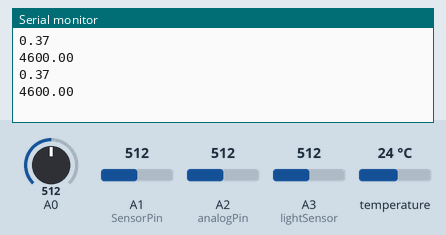
This sketch was run on a simulated Arduino Uno, built with avr-gcc and run on an emulated ATmega328P. On the bench: the last lines printed to the serial monitor. Inputs (shaded band) come from the test bench; at power-on: A2 (analogPin) = 512, A0 = 512, A1 (SensorPin) = 512, A3 (lightSensor) = 512, temperature 24 °C.

Above: at 7.3 s.
7.4 s: A2 (analogPin) set to 716
At 13.2 s:
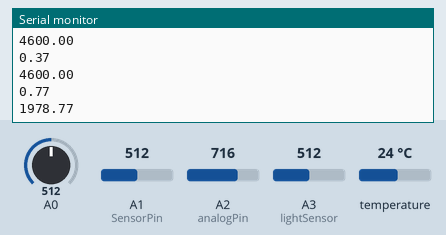
14.2 s: A2 (analogPin) set to 992
At 19.4 s:
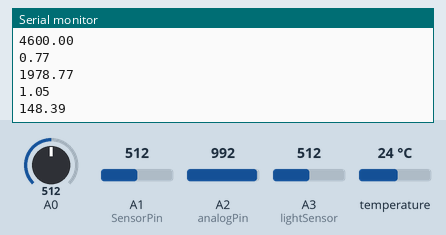
Timing chart, 0 to 20.9 s (numbered marks = the images above; inputs shaded):
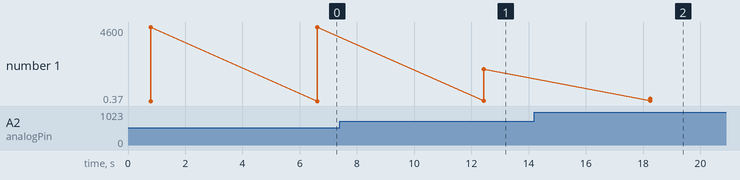

Measured:
- after the input at 7.4 s, the serial monitor: prints a new line after 5.0 s (image 1)
- after the input at 14.2 s, the serial monitor: prints a new line after 4.0 s (image 2)
- plotted number 1: 4600 → 1978.77 after the input at 7.4 s, 1978.77 → 148.39 after the input at 14.2 s

The sketch:

main.ino
```cpp
#include <SoftwareSerial.h>
SoftwareSerial ArduinoUno(10,11);
char c;
String dataIn;
void setup()
{
  Serial.begin(57600);
	ArduinoUno.begin(9600);
}

void loop()
{
  ArduinoUno.print("1");
  ArduinoUno.print("/");
  ArduinoUno.print(tempSensor());
  ArduinoUno.print("/");
  ArduinoUno.print(salinitySensor());
  ArduinoUno.print("/");
  ArduinoUno.print(turbiditySensor());
  ArduinoUno.print("/");
  ArduinoUno.print(phSensor());
  ArduinoUno.print("/");
  ArduinoUno.print(lightSensor());
  ArduinoUno.println(" \n");
  delay(5000);
}
```

LightSensor.ino
```cpp
float lightSensor()
{
  float LDRValue = map(analogRead(A3), 1000, 200, 0, 400);
  return(LDRValue);
}
```

SalinitySensor.ino
```cpp
// Define constants
const float knownResistance = 4600; // Resistance of the resistor in ohms
const float voltageReference = 5.0; // Voltage reference for ADC (in volts)

// Resistance to salinity mapping
const float resistanceMin = 4000; // Minimum resistance value
const float resistanceMax = 7000; // Maximum resistance value
const float salinityMin = 0; // Minimum salinity value
const float salinityMax = 4615; // Maximum salinity value

// Function to calculate salinity using Practical Salinity Scale formula
float calculateSalinity(float resistance) {
    float salinity = map(resistance, resistanceMax, resistanceMin, salinityMin, salinityMax);
    if (salinity < 0){
      salinity = 0;
    }
    return salinity/10000;
}


float salinitySensor() {
    float analogPin = A2; // Analog pin connected to the electrodes
    // Read analog value from A0 pin
    float sensorValue = analogRead(analogPin);

    // Convert analog value to voltage
    float voltage = sensorValue * (voltageReference / 1024.0);

    // Convert voltage to resistance
    float resistance = knownResistance * ((voltageReference / voltage) - 1);

    // Calculate salinity
    float salinity = calculateSalinity(resistance);
    Serial.println(salinity);
    Serial.println(resistance);
    return(salinity);
}
```

TempSensor.ino
```cpp
// Include the libraries we need
#include <OneWire.h>
#include <DallasTemperature.h>

// Data wire is plugged into port 2 on the Arduino
#define ONE_WIRE_BUS 2

// Setup a oneWire instance to communicate with any OneWire devices (not just Maxim/Dallas temperature ICs)
OneWire oneWire(ONE_WIRE_BUS);

// Pass our oneWire reference to Dallas Temperature.
DallasTemperature sensors(&oneWire);

/*
 * The setup function. We only start the sensors here
 */
float tempSensor()
{
  // Start up the library
  sensors.begin();
  sensors.requestTemperatures(); // Send the command to get temperatures
  // We use the function ByIndex, and as an example get the temperature from the first sensor only.
  float tempC = sensors.getTempCByIndex(0);
  // Check if reading was successful
  if(tempC != DEVICE_DISCONNECTED_C)
  {
    return (tempC);
  }
  else
  {
    return (0);
  }
}
```

TurbiditySensor.ino
```cpp
float turbiditySensor()
{
  float sensorValue = map(analogRead(A0), 27.00, 653.00, 100, 0);// read the input on analog pin 0:
  if (sensorValue < 0){sensorValue = 0;}
  return(sensorValue);
}
```

pHSensor.ino
```cpp
#define SensorPin A1            //pH meter Analog output to Arduino Analog Input 0
#define Offset -2.00            //deviation compensate
#define samplingInterval 20
#define printInterval 800
#define ArrayLenth  40    //times of collection
int pHArray[ArrayLenth];   //Store the average value of the sensor feedback
int pHArrayIndex=0;

float phSensor()
{
  static unsigned long samplingTime = millis();
  static unsigned long printTime = millis();
  static float pHValue,voltage;
  if(millis()-samplingTime > samplingInterval)
  {
      pHArray[pHArrayIndex++]=analogRead(SensorPin);
      if(pHArrayIndex==ArrayLenth)pHArrayIndex=0;
      voltage = avergearray(pHArray, ArrayLenth)*5.0/1024;
      pHValue = 3.5*voltage+Offset;
      samplingTime=millis();
  }
  if(millis() - printTime > printInterval)   //Every 800 milliseconds, print a numerical, convert the state of the LED indicator
  {
    if (pHValue > 14){pHValue = 14;}
    else if (pHValue < 0){pHValue = 0;}
    return pHValue;
  }
}
double avergearray(int* arr, int number){
  int i;
  int max,min;
  double avg;
  long amount=0;
  if(number<=0){
    Serial.println("Error number for the array to avraging!/n");
    return 0;
  }
  if(number<5){   //less than 5, calculated directly statistics
    for(i=0;i<number;i++){
      amount+=arr[i];
    }
    avg = amount/number;
    return avg;
  }else{
    if(arr[0]<arr[1]){
      min = arr[0];max=arr[1];
    }
    else{
      min=arr[1];max=arr[0];
    }
    for(i=2;i<number;i++){
      if(arr[i]<min){
        amount+=min;        //arr<min
        min=arr[i];
      }else {
        if(arr[i]>max){
          amount+=max;    //arr>max
          max=arr[i];
        }else{
          amount+=arr[i]; //min<=arr<=max
        }
      }//if
    }//for
    avg = (double)amount/(number-2);
  }//if
  return avg;
}
```
